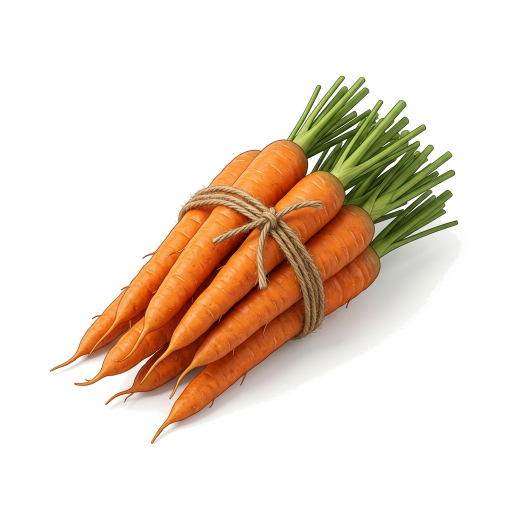
#> input picture inventory_images/carrot.png, 1024 x 1024 px (shown at 1/2 size)
$ python -i process_item_assets.py   (imports and definitions only)
#> lines starting #> are read from the running program, lines starting #| are printed output that depends on the picture
"""Build and verify synchronized ox_inventory + Business Hub item artwork."""

from __future__ import annotations

import argparse
import hashlib
import json
import re
import shutil
from pathlib import Path

from PIL import Image

ROOT = Path(__file__).resolve().parents[1]
OX_DIR = ROOT / "inventory_images"
WEB_DIR = ROOT / "web" / "public" / "assets" / "items"
SOURCE_DIR = ROOT / "tmp" / "imagegen"
SAFE_MIN, SAFE_MAX = 30, 482


def item_ids() -> list[str]:
    text = (ROOT / "data" / "ox_inventory_items.lua").read_text(encoding="utf-8")
    return re.findall(r'^    \["([^"]+)"\] = \{$', text, re.MULTILINE)


def digest(path: Path) -> str:
    return hashlib.sha256(path.read_bytes()).hexdigest()


def alpha_bbox(image: Image.Image) -> tuple[int, int, int, int] | None:
    return image.getchannel("A").point(lambda value: 255 if value > 8 else 0).getbbox()


def normalize(source: Path) -> Image.Image:
#> called with source = '../inventory_images/carrot.png'
    image = Image.open(source).convert("RGBA")
#> image is the input picture: PIL image 1024x1024 RGBA; mean R, G, B, A 233.1, 218.1, 203.9, 75.3
    bbox = alpha_bbox(image)
#> bbox = (0, 0, 1024, 1024)
    if not bbox:
        raise ValueError(f"{source.name}: no opaque subject")
    subject = image.crop(bbox)
    subject.thumbnail((SAFE_MAX - SAFE_MIN, SAFE_MAX - SAFE_MIN), Image.Resampling.LANCZOS)
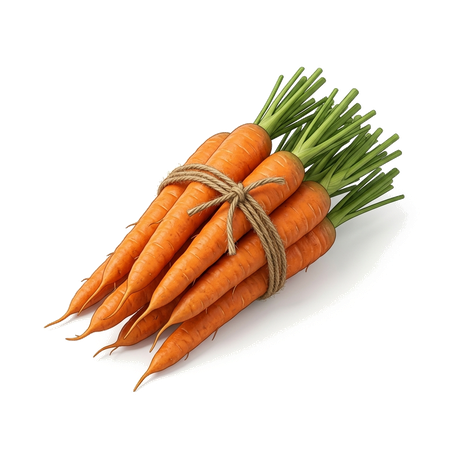
#> subject: PIL image 452x452 RGBA; mean R, G, B, A 127.6, 112.6, 98.4, 75.2; transparent parts drawn white
    canvas = Image.new("RGBA", (512, 512), (0, 0, 0, 0))
#> canvas: PIL image 512x512 RGBA; every value is 0
    canvas.alpha_composite(subject, ((512 - subject.width) // 2, (512 - subject.height) // 2))
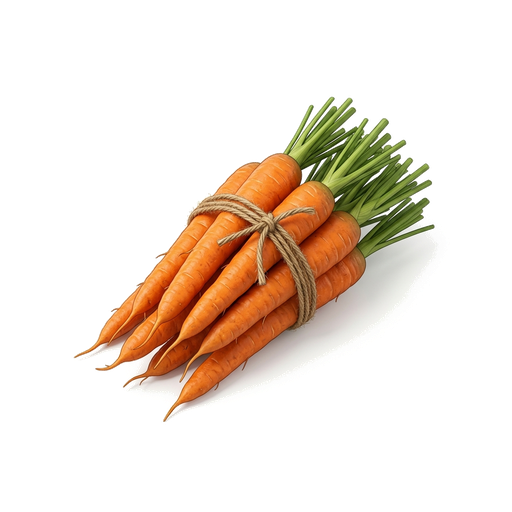
#> canvas: PIL image 512x512 RGBA; mean R, G, B, A 99.4, 87.7, 76.7, 58.6; transparent parts drawn white
    pixels = canvas.load()
    for y in range(512):
        for x in range(512):
            r, g, b, a = pixels[x, y]
            if a == 0:
                pixels[x, y] = (0, 0, 0, 0)
    return canvas


# [60 lines left out: functions build, check, not called in this run]


parser = argparse.ArgumentParser()
# [5 lines not run here, left out]

>>> result = normalize('../inventory_images/carrot.png')

$ run again, on inventory_images/fertilizer_organic.png
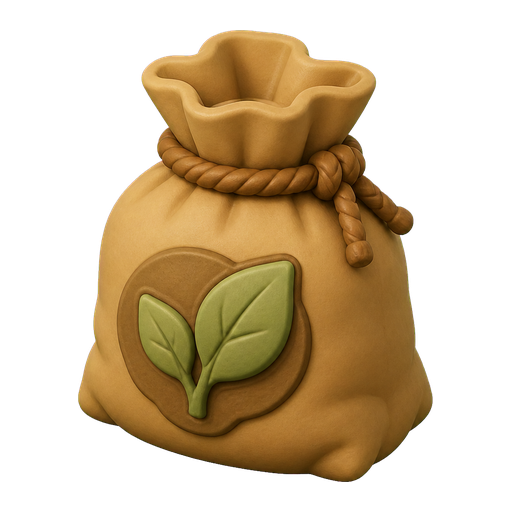
#> input picture inventory_images/fertilizer_organic.png, 512 x 512 px
#> in normalize, image is the input picture: PIL image 512x512 RGBA; mean R, G, B, A 69.7, 50.8, 22.6, 113.2
#> bbox = (78, 30, 433, 482)
#> in normalize, `subject = image.crop(bbox)`:
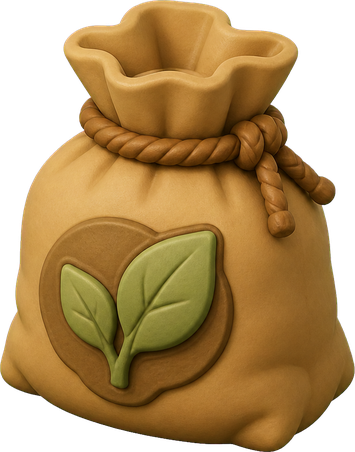
#> subject: PIL image 355x452 RGBA; mean R, G, B, A 113.9, 83, 37, 184.9; transparent parts drawn white
#> canvas: PIL image 512x512 RGBA; every value is 0

$ run again, on inventory_images/hand_hoe.png
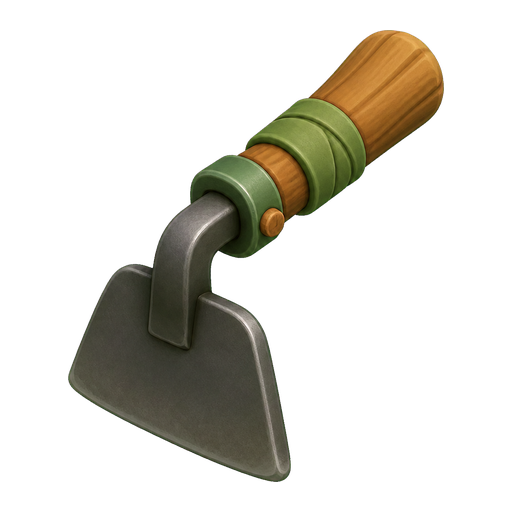
#> input picture inventory_images/hand_hoe.png, 512 x 512 px
#> in normalize, image is the input picture: PIL image 512x512 RGBA; mean R, G, B, A 23.1, 20.8, 13.6, 59.1
#> bbox = (68, 30, 444, 482)
#> in normalize, `subject = image.crop(bbox)`:
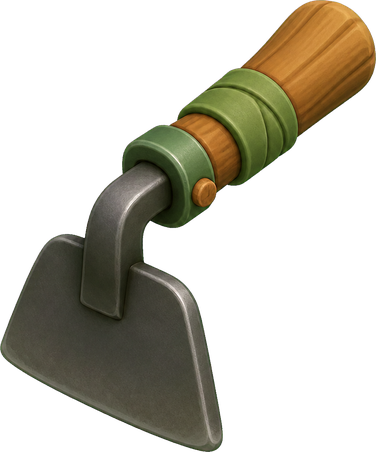
#> subject: PIL image 376x452 RGBA; mean R, G, B, A 35.7, 32.1, 21, 91.1; transparent parts drawn white
#> canvas: PIL image 512x512 RGBA; every value is 0
